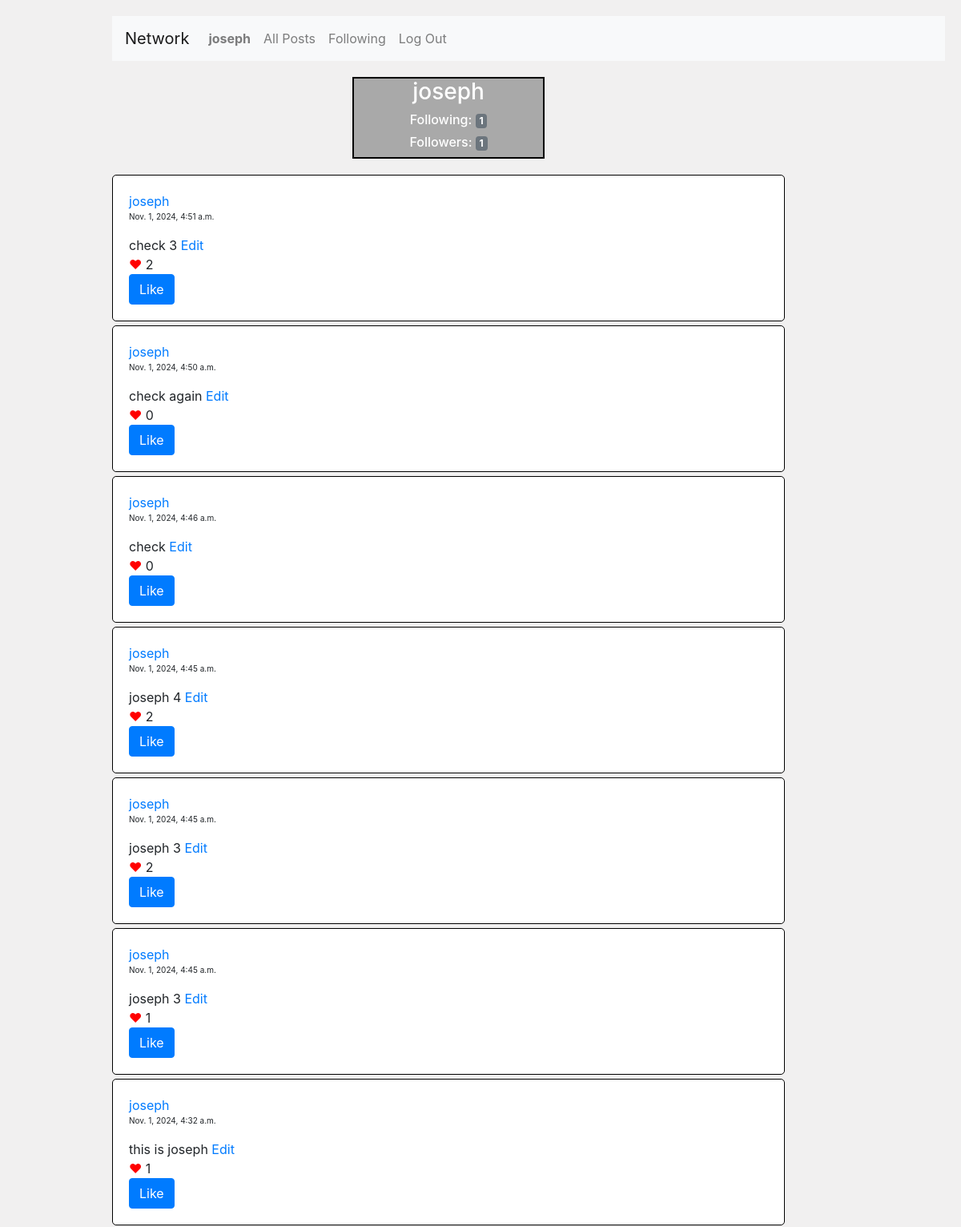
The page /profile/2/ (signed in, upper part) on the database as committed earlier.
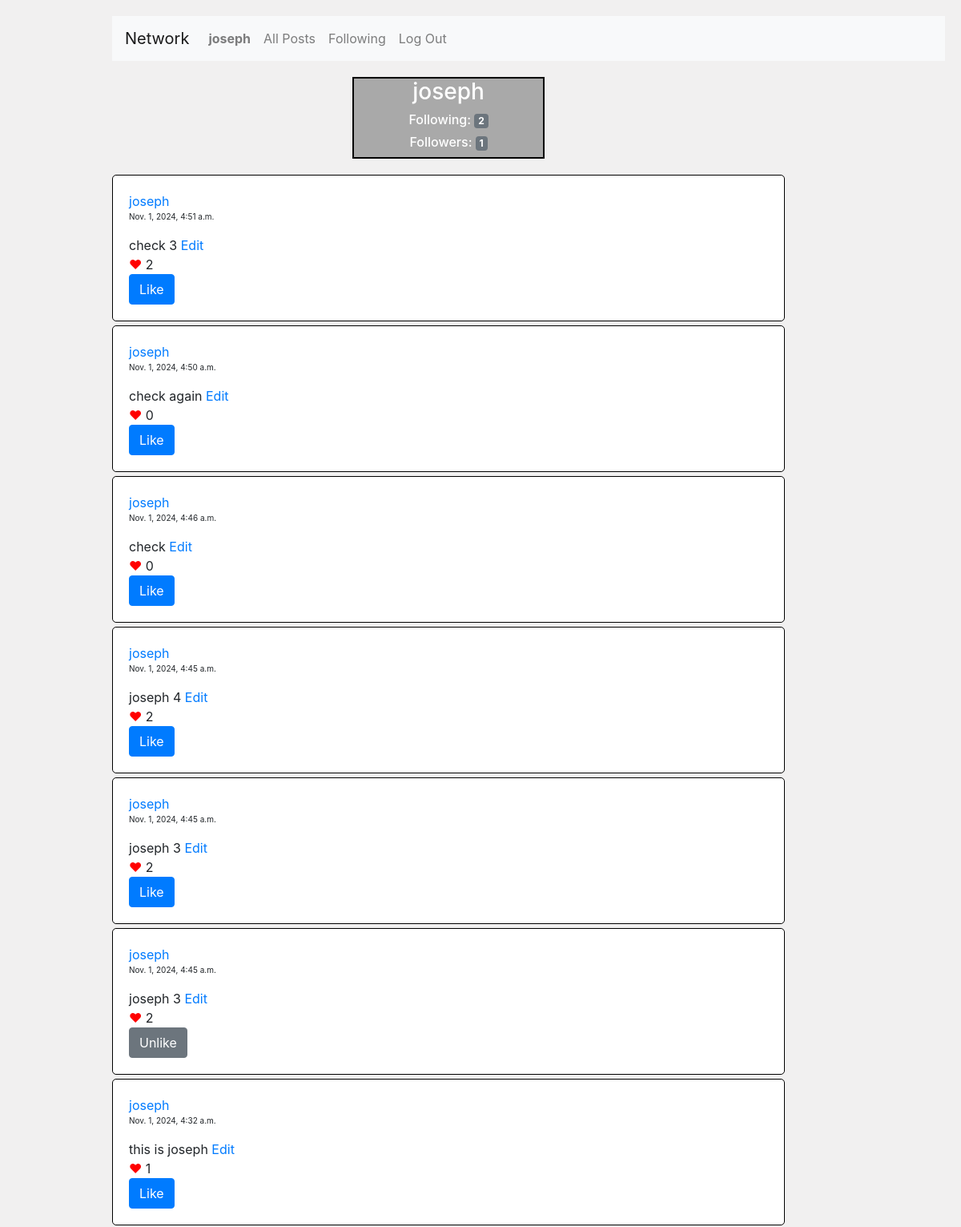
The same page on the database as committed later.
### network/models.py (models this page shows, shortened)
class Post(models.Model):
    poster = models.ForeignKey(User, on_delete=models.CASCADE, related_name='poster')
    post = models.TextField()
    likes = models.IntegerField(default=0)
    posting_date = models.DateTimeField(auto_now_add=True)

class User(AbstractUser):
    pass

### network/views.py (the view, shortened to what this page needs)
# urls.py: path('profile/<int:poster_id>/', views.profile, name= 'profile'),
def profile(request, poster_id):
    poster_instance = User.objects.get(id=poster_id)
    requestor_instance = User.objects.get(id=request.user.id)
    followed = Follow.objects.filter(followed = poster_instance, follower = requestor_instance).exists()
    no_followers = Follow.objects.filter(followed = poster_instance).count()
    no_followed  = Follow.objects.filter(follower = poster_instance).count()
    posts  = Post.objects.filter(poster = poster_instance).order_by('-posting_date')
    user_instance = User.objects.get(id=request.user.id)
    likes = Like.objects.filter(liker=user_instance)
    like_ids = [like.post.id for like in likes]
    return render(request, 'network/profile.html', {
        'poster': poster_instance,
        "poster_id" : poster_id,
        "followed": followed,
        'no_followers': no_followers,
        'no_followed': no_followed,
        'posts': posts,
        'likes': like_ids
    })

### network/templates/network/profile.html (shortened to what this page needs)
{% extends "network/layout.html" %}
{% load static %}
{% block body %}
    <div id="profile">
        <h3>{{ poster }}</h3>
        <h6>Following: <span class="badge badge-secondary">{{ no_followed }}</span></h6>
        <h6>Followers: <span class="badge badge-secondary">{{ no_followers }}</span></h6>
    </div>
    {% if user.is_authenticated %}
        {% for post in posts %}
            <div class="div-posts">
                <a href="{% url 'profile' post.poster.id %}">{{ post.poster }}</a>
                <p class="date">{{post.posting_date}}</p>
                <span class="post" data-id ='{{ post.id }}'>{{ post.post }}</span>
                {% if post.poster.id == user.id %}
                    <a href="#" class="edit">Edit</a>
                {% endif%}
                <br><span class="heart">&#9829;</span>
                {% if user.is_authenticated %}
                    {% block content %}
                        {% if post.id in likes %}
                            <span class="totallikes">{{ post.likes }}</span>
                            <br>
                            <button data-postid ='{{ post.id }}' data-userid ='{{ user.id }}' class="subtractlike btn btn-secondary" id='u{{ post.id }}'>Unlike</button>
                        {% else %}
                            <span class="totallikes">{{ post.likes }}</span>
                            <br>
                            <button data-postid ='{{ post.id }}' data-userid ='{{ user.id }}' class="addlike btn btn-primary" id='l{{ post.id }}'>Like</button>
                        {% endif %}
                    {% endblock %}
                {% endif %}
            </div>
        {% endfor %}
    {% endif %}
{% endblock %}

Rows that differ between the two databases and show on the page:
changed Post (number 6 of 7 on the later page): likes "1" → "2"; text "Like" → "Unlike"
Other text that changed with them:
{{ no_followed }}: "1" → "2"
